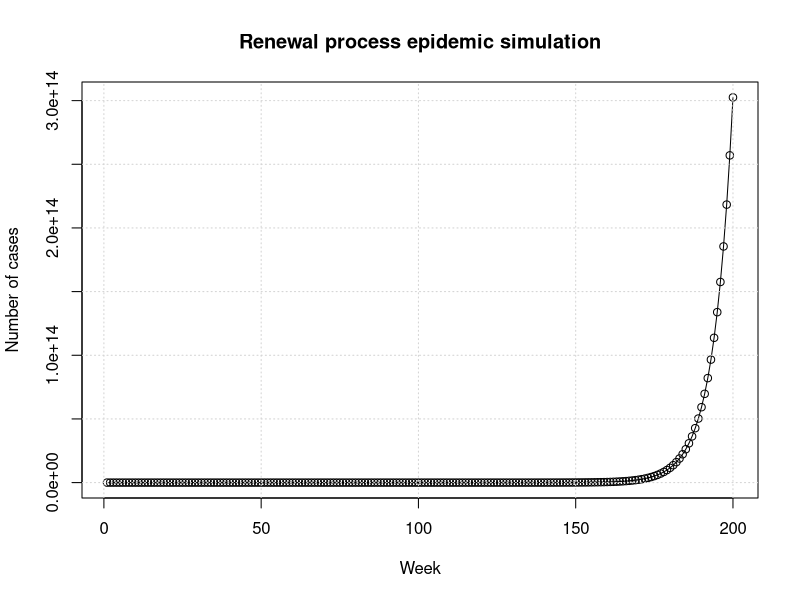

Write R code to recreate this figure.
# Renewal model one sim initial test

set.seed(42)

# Parameters

R <- 1.5  # Reproduction number
timesteps <- 200  # Total time steps (weeks)
w <- c(0.2, 0.3, 0.3, 0.1, 0.1)  # Serial interval weights (weeks 1-5)

I <- numeric(timesteps)
I[1] <- 1 # Initial number of cases

# Simulate from week 2 onwards
for (t in 2:timesteps) {
  lambda <- 0
  for (s in 1:min(t - 1, 5)) {
    lambda <- lambda + w[s] * I[t - s]  # Prob of a secondary case at t weeks (2, 3, ...)
  }
  I[t] <- rpois(1, R * lambda)          # *R to get mean/expected number of these cases at t
  # Draw from Poisson to get random number of cases at t with that mean
}
I

# Plot
plot(I, type = "o", xlab = "Week", ylab = "Number of cases", main = "Renewal process epidemic simulation")
grid()
